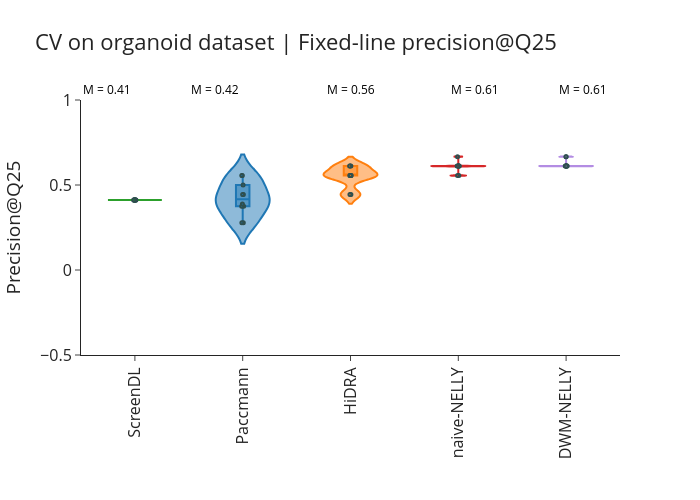

This figure's notebook cell:
### Code cell
palette = {
    "Paccmann": "#1F77B4",       # blue
    "HiDRA": "#FF7F0E",  # orange
    "ScreenDL": "#2CA02C",     # green
    "naive-NELLY": "#D62728",   # red
    "DWM-NELLY" : "#b38ce3"
}

# _, p = wilcoxon(per_drug_pcc_cv.T["CPV"], screendl_fixed_drug.T["ScreenDL"], alternative="greater")
fig = px.violin(metrics_fixed_line,
                x="Method",
                y="MPrecision",
                color="Method",
                height=500,
                width=700,
                template="simple_white",
                box=True,
                points="all",
                labels={"Method": "",
                        "MPrecision": "Precision@Q25"
                       },
                color_discrete_map=palette,
                title= "CV on organoid dataset | Fixed-line precision@Q25"
                
                
         )





fig.add_annotation(
    x=0,  # Adjust if you have multiple violins (e.g., grouped by drug)
    y=1,
    text=f"M = {screendl_fixed_line.median(1).item():.2f}",
    xref="paper", yref="paper",
    showarrow=False,
    yanchor='bottom',
    font=dict(color="black", size=12)
)

fig.add_annotation(
    x=0.2,  # Adjust if you have multiple violins (e.g., grouped by drug)
    y=1,
    text=f"M = {paccmann_fixed_line.median(1).item():.2f}",
    xref="paper", yref="paper",
    showarrow=False,
    yanchor='bottom',
    font=dict(color="black", size=12)
)

fig.add_annotation(
    x=0.5,  # Adjust if you have multiple violins (e.g., grouped by drug)
    y=1,
    text=f"M = {hidra_fixed_line.median(1).item():.2f}",
    xref="paper", yref="paper",
    showarrow=False,
    yanchor='bottom',
    font=dict(color="black", size=12)
)

fig.add_annotation(
    x=0.78,  # Adjust if you have multiple violins (e.g., grouped by drug)
    y=1,
    text=f"M = {naive_NELLY_fixed_line.median(1).item():.2f}",
    xref="paper", yref="paper",
    showarrow=False,
    yanchor='bottom',
    font=dict(color="black", size=12)
)


fig.add_annotation(
    x=0.98,  # Adjust if you have multiple violins (e.g., grouped by drug)
    y=1,
    text=f"M = {dwm_NELLY_fixed_line.median(1).item():.2f}",
    xref="paper", yref="paper",
    showarrow=False,
    yanchor='bottom',
    font=dict(color="black", size=12)
)

fig.update_traces(
    marker=dict(
        size=3,
        line=dict(width=2, color="DarkSlateGrey")
    )
)

fig.update_traces(
    jitter=0.05,
    pointpos=0,
    width=0.5
)


fig.update_layout(font=dict(size=16), showlegend=False)
fig.update_yaxes(range=[-0.5, 1])
fig.update_xaxes(tickangle=-90)

fig

### Figure 1 — Plotly figure (JSON) as saved in the notebook; plotly's stock layout.template omitted (floating-point values rounded to 4 significant figures)
{"data": [{"alignmentgroup": "True", "box": {"visible": true}, "hovertemplate": "=%{x}<br>Precision@Q25=%{y}<extra></extra>", "jitter": 0.05, "legendgroup": "ScreenDL", "marker": {"color": "#2CA02C", "line": {"color": "DarkSlateGrey", "width": 2}, "size": 3}, "name": "ScreenDL", "offsetgroup": "ScreenDL", "orientation": "v", "pointpos": 0, "points": "all", "scalegroup": "True", "showlegend": true, "type": "violin", "width": 0.5, "x": ["ScreenDL", "ScreenDL", "ScreenDL", "ScreenDL", "ScreenDL", "ScreenDL", "ScreenDL", "ScreenDL", "ScreenDL", "ScreenDL"], "x0": " ", "xaxis": "x", "y": [0.4111, 0.4111, 0.4111, 0.4111, 0.4111, 0.4111, 0.4111, 0.4111, 0.4111, 0.4111], "y0": " ", "yaxis": "y"}, {"alignmentgroup": "True", "box": {"visible": true}, "hovertemplate": "=%{x}<br>Precision@Q25=%{y}<extra></extra>", "jitter": 0.05, "legendgroup": "Paccmann", "marker": {"color": "#1F77B4", "line": {"color": "DarkSlateGrey", "width": 2}, "size": 3}, "name": "Paccmann", "offsetgroup": "Paccmann", "orientation": "v", "pointpos": 0, "points": "all", "scalegroup": "True", "showlegend": true, "type": "violin", "width": 0.5, "x": ["Paccmann", "Paccmann", "Paccmann", "Paccmann", "Paccmann", "Paccmann", "Paccmann", "Paccmann", "Paccmann", "Paccmann"], "x0": " ", "xaxis": "x", "y": [0.5556, 0.2778, 0.5, 0.3889, 0.2778, 0.375, 0.375, 0.4444, 0.5556, 0.4444], "y0": " ", "yaxis": "y"}, {"alignmentgroup": "True", "box": {"visible": true}, "hovertemplate": "=%{x}<br>Precision@Q25=%{y}<extra></extra>", "jitter": 0.05, "legendgroup": "HiDRA", "marker": {"color": "#FF7F0E", "line": {"color": "DarkSlateGrey", "width": 2}, "size": 3}, "name": "HiDRA", "offsetgroup": "HiDRA", "orientation": "v", "pointpos": 0, "points": "all", "scalegroup": "True", "showlegend": true, "type": "violin", "width": 0.5, "x": ["HiDRA", "HiDRA", "HiDRA", "HiDRA", "HiDRA", "HiDRA", "HiDRA", "HiDRA", "HiDRA", "HiDRA"], "x0": " ", "xaxis": "x", "y": [0.4444, 0.5556, 0.5556, 0.5556, 0.6111, 0.6111, 0.5556, 0.5556, 0.6111, 0.4444], "y0": " ", "yaxis": "y"}, {"alignmentgroup": "True", "box": {"visible": true}, "hovertemplate": "=%{x}<br>Precision@Q25=%{y}<extra></extra>", "jitter": 0.05, "legendgroup": "naive-NELLY", "marker": {"color": "#D62728", "line": {"color": "DarkSlateGrey", "width": 2}, "size": 3}, "name": "naive-NELLY", "offsetgroup": "naive-NELLY", "orientation": "v", "pointpos": 0, "points": "all", "scalegroup": "True", "showlegend": true, "type": "violin", "width": 0.5, "x": ["naive-NELLY", "naive-NELLY", "naive-NELLY", "naive-NELLY", "naive-NELLY", "naive-NELLY", "naive-NELLY", "naive-NELLY", "naive-NELLY", "naive-NELLY"], "x0": " ", "xaxis": "x", "y": [0.6111, 0.6111, 0.5556, 0.6111, 0.6111, 0.6111, 0.6111, 0.6111, 0.6667, 0.5556], "y0": " ", "yaxis": "y"}, {"alignmentgroup": "True", "box": {"visible": true}, "hovertemplate": "=%{x}<br>Precision@Q25=%{y}<extra></extra>", "jitter": 0.05, "legendgroup": "DWM-NELLY", "marker": {"color": "#b38ce3", "line": {"color": "DarkSlateGrey", "width": 2}, "size": 3}, "name": "DWM-NELLY", "offsetgroup": "DWM-NELLY", "orientation": "v", "pointpos": 0, "points": "all", "scalegroup": "True", "showlegend": true, "type": "violin", "width": 0.5, "x": ["DWM-NELLY", "DWM-NELLY", "DWM-NELLY", "DWM-NELLY", "DWM-NELLY", "DWM-NELLY", "DWM-NELLY", "DWM-NELLY", "DWM-NELLY", "DWM-NELLY"], "x0": " ", "xaxis": "x", "y": [0.6111, 0.6111, 0.6111, 0.6111, 0.6667, 0.6111, 0.6111, 0.6111, 0.6667, 0.6111], "y0": " ", "yaxis": "y"}], "layout": {"annotations": [{"font": {"color": "black", "size": 12}, "showarrow": false, "text": "M = 0.41", "x": 0, "xref": "paper", "y": 1, "yanchor": "bottom", "yref": "paper"}, {"font": {"color": "black", "size": 12}, "showarrow": false, "text": "M = 0.42", "x": 0.2, "xref": "paper", "y": 1, "yanchor": "bottom", "yref": "paper"}, {"font": {"color": "black", "size": 12}, "showarrow": false, "text": "M = 0.56", "x": 0.5, "xref": "paper", "y": 1, "yanchor": "bottom", "yref": "paper"}, {"font": {"color": "black", "size": 12}, "showarrow": false, "text": "M = 0.61", "x": 0.78, "xref": "paper", "y": 1, "yanchor": "bottom", "yref": "paper"}, {"font": {"color": "black", "size": 12}, "showarrow": false, "text": "M = 0.61", "x": 0.98, "xref": "paper", "y": 1, "yanchor": "bottom", "yref": "paper"}], "font": {"size": 16}, "height": 500, "legend": {"title": {"text": ""}, "tracegroupgap": 0}, "showlegend": false, "title": {"text": "CV on organoid dataset | Fixed-line precision@Q25"}, "violinmode": "overlay", "width": 700, "xaxis": {"anchor": "y", "autorange": true, "categoryarray": ["ScreenDL", "Paccmann", "HiDRA", "naive-NELLY", "DWM-NELLY"], "categoryorder": "array", "domain": [0, 1], "range": [-0.5, 4.5], "tickangle": -90, "title": {"text": ""}, "type": "category"}, "yaxis": {"anchor": "x", "autorange": false, "domain": [0, 1], "range": [-0.5, 1], "title": {"text": "Precision@Q25"}, "type": "linear"}}}
